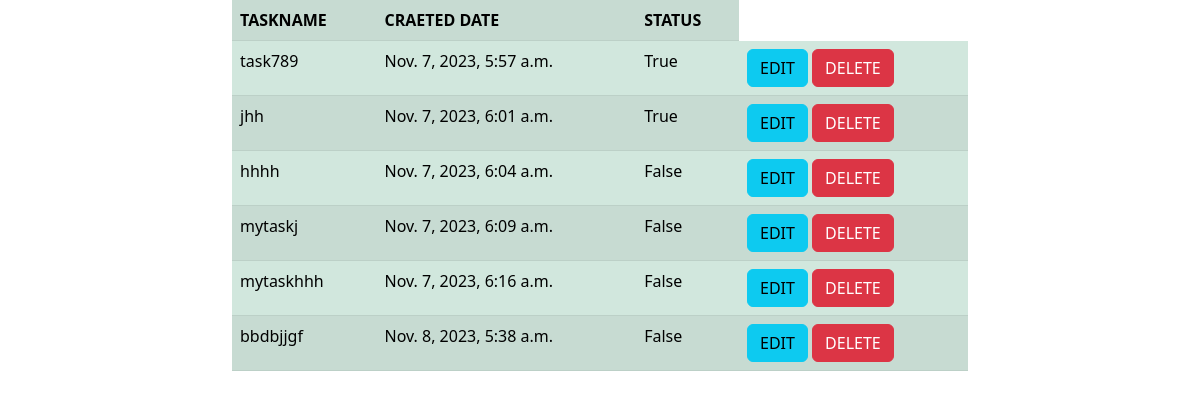
/todolist (signed in), run on the app's committed database.
### TodoApp/models.py (models this page shows, shortened)
class Todos(models.Model):
    user=models.ForeignKey(User,on_delete=models.CASCADE)
    task_name=models.CharField(max_length=100)
    status=models.BooleanField(default=False)
    created_date=models.DateTimeField(auto_now_add=True)

### TodoApp/views.py (the view)
# urls.py: path('todolist',views.TodoList.as_view(),name='todolist'),
class TodoList(ListView):
     model=Todos
     template_name="todolist.html"
     context_object_name="form"
     def get_queryset(self):
          return Todos.objects.filter(user=self.request.user)

### TodoApp/templates/todolist.html (shortened to what this page needs)
<!doctype html>
<html lang="en">
<head>
  <link href="https://cdn.jsdelivr.net/npm/bootstrap@5.2.1/dist/css/bootstrap.min.css" rel="stylesheet"
>
</head>
<body>
    <div class="container">
        <div class="row">
            <div class="col-2"></div>
            <div class="col-8">
                <table class="table table-striped table-success">
                    <tr>
                        <th>TASKNAME</th>
                        <th>CRAETED DATE</th>
                        <th>STATUS</th>
                    </tr>
                    {% for i in form %}
                    <tr>
                        <td>{{i.task_name}}</td>
                        <td>{{i.created_date}}</td>
                        <td>{{i.status}}</td>
                        <td>
                            <a href="todoedit/{{i.id}}" class="btn btn-info">EDIT</a>
                            <a href="tododelete/{{i.id}}" class="btn btn-danger">DELETE</a>
                        </td>
                    </tr>
                    {% endfor %}
                </table>
            </div>
            <div class="col-2"></div>
        </div>
    </div>
</body>
</html>

### data on the page
Todos: task_name "task789", created_date "Nov. 7, 2023, 5:57 a.m.", status "True"
Todos: task_name "jhh", created_date "Nov. 7, 2023, 6:01 a.m.", status "True"
Todos: task_name "hhhh", created_date "Nov. 7, 2023, 6:04 a.m.", status "False"
Todos: task_name "mytaskj", created_date "Nov. 7, 2023, 6:09 a.m.", status "False"
Todos: task_name "mytaskhhh", created_date "Nov. 7, 2023, 6:16 a.m.", status "False"
Todos: task_name "bbdbjjgf", created_date "Nov. 8, 2023, 5:38 a.m.", status "False"
